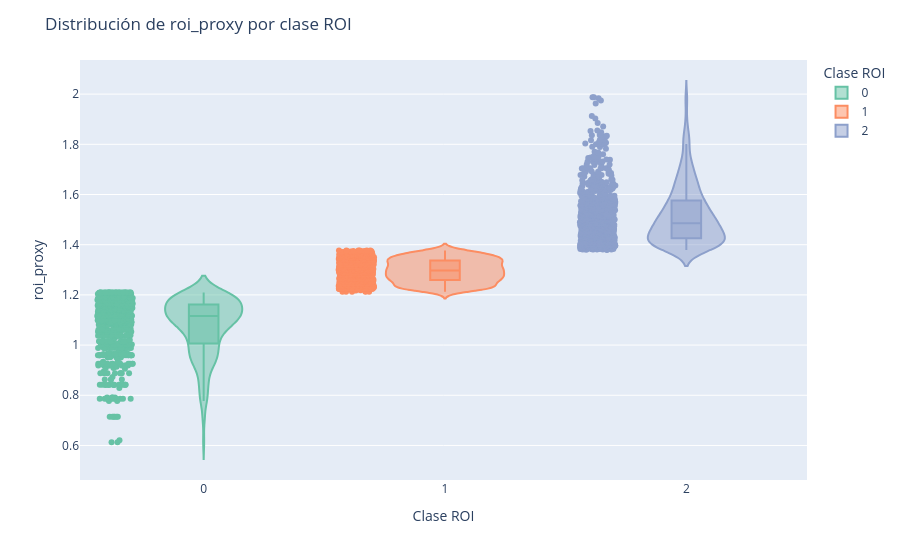

This figure's notebook cell:
### Markdown cell above
Distribution of **`roi_proxy`** with respect to **`roi_class`**

### Code cell
fig = px.violin(
    df_tablon,
    x="roi_class",
    y="roi_proxy",
    color="roi_class",  # ← clave para el colormap
    box=True,
    points="all",
    category_orders={
        "roi_class": sorted(df_tablon["roi_class"].dropna().unique())
    },
    color_discrete_sequence=px.colors.qualitative.Set2
)

fig.update_layout(
    title="Distribución de roi_proxy por clase ROI",
    xaxis_title="Clase ROI",
    yaxis_title="roi_proxy",
    legend_title="Clase ROI"
)

fig.show()

### Figure 1 — Plotly figure (JSON) as saved in the notebook; plotly's stock layout.template omitted (floating-point values rounded to 4 significant figures; data arrays with more than 128 entries replaced by an {"elided": "..."} marker saying what was removed)
{"data": [{"alignmentgroup": "True", "box": {"visible": true}, "hovertemplate": "roi_class=%{x}<br>roi_proxy=%{y}<extra></extra>", "legendgroup": "0", "marker": {"color": "rgb(102,194,165)"}, "name": "0", "offsetgroup": "0", "orientation": "v", "points": "all", "scalegroup": "True", "showlegend": true, "type": "violin", "x": {"elided": "657 int values"}, "x0": " ", "xaxis": "x", "y": {"elided": "657 float values"}, "y0": " ", "yaxis": "y"}, {"alignmentgroup": "True", "box": {"visible": true}, "hovertemplate": "roi_class=%{x}<br>roi_proxy=%{y}<extra></extra>", "legendgroup": "1", "marker": {"color": "rgb(252,141,98)"}, "name": "1", "offsetgroup": "1", "orientation": "v", "points": "all", "scalegroup": "True", "showlegend": true, "type": "violin", "x": {"elided": "663 int values"}, "x0": " ", "xaxis": "x", "y": {"elided": "663 float values"}, "y0": " ", "yaxis": "y"}, {"alignmentgroup": "True", "box": {"visible": true}, "hovertemplate": "roi_class=%{x}<br>roi_proxy=%{y}<extra></extra>", "legendgroup": "2", "marker": {"color": "rgb(141,160,203)"}, "name": "2", "offsetgroup": "2", "orientation": "v", "points": "all", "scalegroup": "True", "showlegend": true, "type": "violin", "x": {"elided": "680 int values"}, "x0": " ", "xaxis": "x", "y": {"elided": "680 float values"}, "y0": " ", "yaxis": "y"}], "layout": {"legend": {"title": {"text": "Clase ROI"}, "tracegroupgap": 0}, "margin": {"t": 60}, "title": {"text": "Distribución de roi_proxy por clase ROI"}, "violinmode": "overlay", "xaxis": {"anchor": "y", "categoryarray": [0, 1, 2], "categoryorder": "array", "domain": [0, 1], "title": {"text": "Clase ROI"}}, "yaxis": {"anchor": "x", "domain": [0, 1], "title": {"text": "roi_proxy"}}}}
